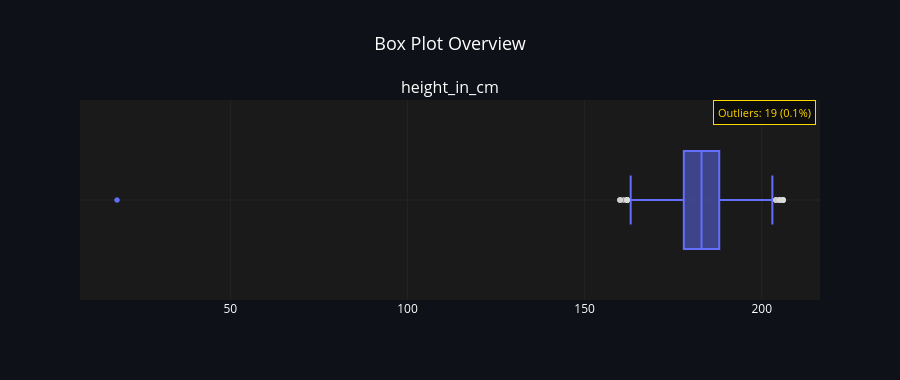

The notebook cell saved with this chart:
### Code cell
players_boxplot = outlier_plot(players_summary, ignore_list=ignore_list, orientation='horizonatal', n_cols=1)
players_boxplot
# we can see the same outlier in heights

### Figure 1 — Plotly figure (JSON) as saved in the notebook; plotly's stock layout.template omitted (floating-point values rounded to 4 significant figures; data arrays with more than 128 entries replaced by an {"elided": "..."} marker saying what was removed)
{"data": [{"boxmean": false, "line": {"width": 2}, "marker": {"color": "#636EFA", "line": {"outliercolor": "rgba(220,220,220,0.7)", "outlierwidth": 1}, "outliercolor": "rgba(220,220,220,0.7)", "size": 5}, "name": "", "showlegend": false, "type": "box", "x": {"elided": "14363 float values"}, "xaxis": "x", "yaxis": "y"}], "layout": {"annotations": [{"font": {"size": 16}, "showarrow": false, "text": "height_in_cm", "x": 0.5, "xanchor": "center", "xref": "paper", "y": 1, "yanchor": "bottom", "yref": "paper"}, {"bgcolor": "rgba(0,0,0,0.5)", "bordercolor": "#FFD700", "borderpad": 4, "borderwidth": 1, "font": {"color": "#FFD700", "size": 11}, "showarrow": false, "text": "Outliers: 19 (0.1%)", "x": 0.995, "xanchor": "right", "xref": "paper", "y": 1, "yanchor": "top", "yref": "paper"}], "autosize": true, "font": {"color": "white"}, "height": 380, "paper_bgcolor": "#0e1117", "plot_bgcolor": "#1a1a1a", "showlegend": false, "title": {"font": {"color": "white", "size": 18}, "text": "Box Plot Overview", "x": 0.5, "xanchor": "center"}, "xaxis": {"anchor": "y", "domain": [0, 1], "gridcolor": "rgba(128,128,128,0.2)", "gridwidth": 0.5, "showgrid": true, "showticklabels": true}, "yaxis": {"anchor": "x", "domain": [0, 1], "gridcolor": "rgba(128,128,128,0.2)", "gridwidth": 0.5, "showgrid": true, "showticklabels": false}}}
